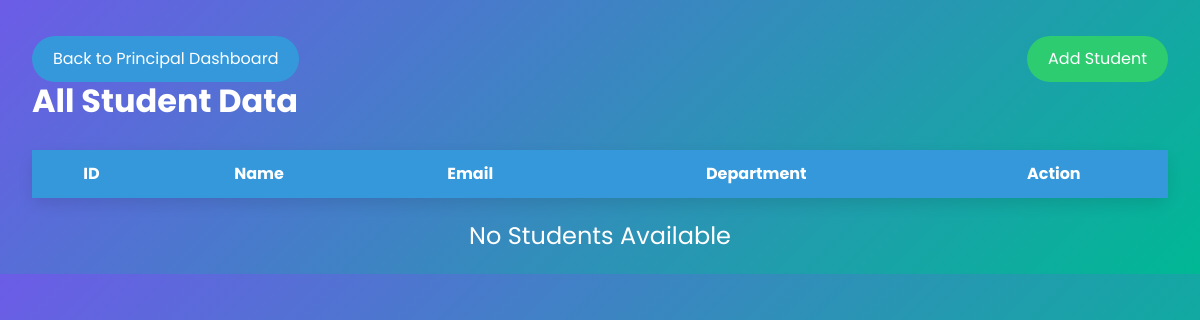
/update-student/, run on an earlier commit of the app's database.
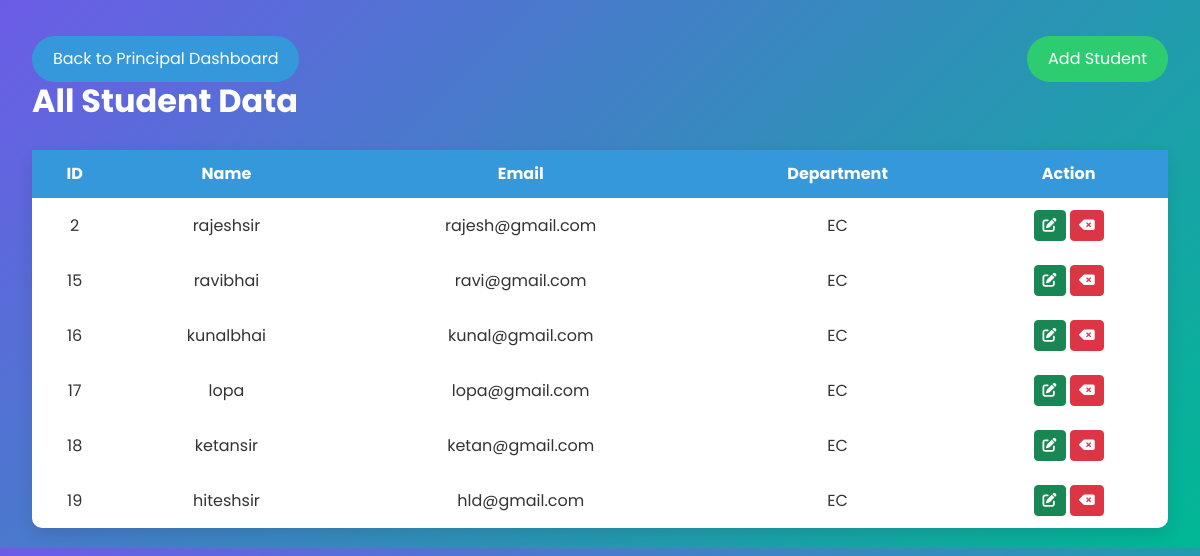
And on a later commit of the database.
### insta/models.py (models this page shows)
class User(AbstractUser):
    email = models.EmailField(max_length=255, unique=True)
    date_of_birth = models.DateField(null=True, blank=True)
    joining_date = models.DateTimeField(null=True,blank=True)
    subject = models.CharField(max_length=100,null=True)
    DAY_CHOICES = (
        ('Monday', 'Monday'),
        ('Tuesday', 'Tuesday'),
        ('Wednesday', 'Wednesday'),
        ('Thursday', 'Thursday'),
        ('Friday', 'Friday'),
    )
    ROLES = (
        ("principal", 'Principal'),
        ('teacher', 'Teacher'),
        ('student', 'Student'),
    )
    department=(
        ("EC","EC"),
        ("IT","IT"),
        ("COMPUTER","COMPUTER"),
    )
    day = models.CharField(max_length=10, choices=DAY_CHOICES, null=True)
    role = models.CharField(max_length=100, choices=ROLES,default="student")
    dept=models.CharField(max_length=100,choices=department,default="EC")
    is_staff = models.BooleanField(default=True)
    is_active = models.BooleanField(default=True)
    is_superuser=models.BooleanField(default=True)
    objects = MyUserManager()
    USERNAME_FIELD = "email"
    REQUIRED_FIELDS = []

### insta/views.py (the view)
# urls.py: path('update-student/', views.student_field, name='update_student_field'),
def student_field(request):
    studentall=User.objects.filter(role="student")
    context={
        "students":studentall
    }
    if studentall!=[]:
       return render(request,"studentdata.html",context=context)
    else:
        context={
            "error_message":"no student available"
        }
        return render(request,"studentdata.html",context=context)

### insta/templates/studentdata.html (shortened to what this page needs)
<!DOCTYPE html>
<html lang="en">
<head>
    <link href="https://cdn.jsdelivr.net/npm/bootstrap@5.2.3/dist/css/bootstrap.min.css" rel="stylesheet"
/>
    <link rel="stylesheet" href="https://cdnjs.cloudflare.com/ajax/libs/font-awesome/6.5.1/css/all.min.css"
/>
</head>
<body>
<div class="container">
    <div class="row">
        <div class="col-md-12">
            <div class="d-flex justify-content-between align-items-center mt-3">
                <div class="back-button-container">
                    <button type="button" class="btn back-button" onclick="window.location.href='{% url 'dashboard' %}'">Back to Principal Dashboard</button>
                </div>
                <button type="button" class="btn add-student-btn" data-bs-toggle="modal"
                        data-bs-target="#addStudentModal">
                    Add Student
                </button>
            </div>
        </div>
    </div>
    <h2>All Student Data</h2>
    <table class="student-table">
        <thead>
        <tr>
            <th>ID</th>
            <th>Name</th>
            <th>Email</th>
            <th>Department</th>
            <th>Action</th>
        </tr>
        </thead>
        <tbody>
        {% if students %}
            {% for student in students %}
            <tr>
                <td>{{ student.id }}</td>
                <td>{{ student.username }}</td>
                <td>{{ student.email }}</td>
                <td>{{ student.dept }}</td>
                <td>
                    <a href="" class="btn btn-success btn-sm" data-bs-toggle="modal" data-bs-target="#updateStudentModal_{{student.id}}">
                        <i class="fa-solid fa-pen-to-square"></i>
                    </a>
                    <a href="" class="btn btn-danger btn-sm" data-bs-toggle="modal" data-bs-target="#deleteStudentModal_{{student.id}}">
                        <i class="fa-solid fa-delete-left"></i>
                    </a>
                </td>
            </tr>
            {% endfor %}
        {% endif %}
        </tbody>
    </table>
    {% if not students %}
    <div class="no-students-message">
        No Students Available
    </div>
    {% endif %}
</div>
</body>
</html>

What changed in the data, as far as the page shows it:
now on this page (row edited): User: id "2", username "rajeshsir", email "rajesh@gmail.com", dept "EC"
added User: id "15", username "ravibhai", email "ravi@gmail.com", dept "EC"
added User: id "16", username "kunalbhai", email "kunal@gmail.com", dept "EC"
added User: id "17", username "lopa", email "lopa@gmail.com", dept "EC"
added User: id "18", username "ketansir", email "ketan@gmail.com", dept "EC"
added User: id "19", username "hiteshsir", email "hld@gmail.com", dept "EC"
Also different on the page:
text no longer shown: "No Students Available"
